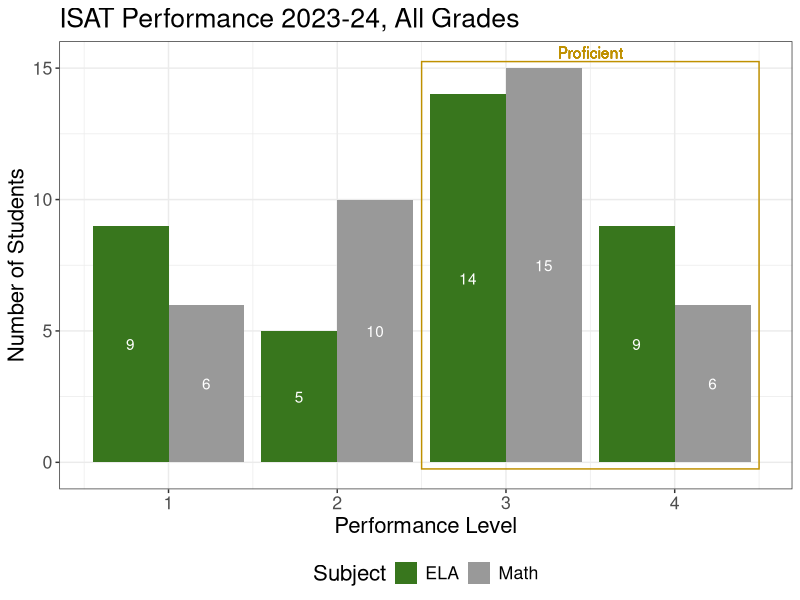

Write R code to recreate this figure.
#==========================================================================================#
# notes:
# purpose:
#==========================================================================================#

#=================================#
# load packages and clear objects #
#=================================#

  # clear objects
  rm(list = ls(pos = ".GlobalEnv"), pos = ".GlobalEnv")

  # turn off scientific notation
  options(scipen = 999)

  # clear log
  cat("\f")

  # load data.table
  library(data.table)
  library(ggplot2)

#===========#
# set parms #
#===========#

  # set export toggle
  p_opt_exp <- F

  # set input directory
  p_dir_in <- ""

  # set export directory
  p_dir_out <- "/Users/jowen/Documents/contract_work/dkdk_getting_smart/data/output/gem_prep/"

#===========#
# load data #
#===========#

  # create dataset since all we had was a dataset
  perf_counts <- data.table(level = c(1:4),
                            ela   = c(9, 5, 14, 9),
                            math  = c(6, 10, 15, 6))

  # melt
  perf_counts_long <- melt.data.table(perf_counts, id.vars = 'level', variable.factor = F, variable.name = 'subject', value.name = 'n_stud')

  # make pretty
  perf_counts_long[subject == 'ela',  subject := "ELA"]
  perf_counts_long[subject == 'math', subject := "Math"]

  # create plot
  plot_perf_levels <- ggplot(perf_counts_long, aes(x = level, y = n_stud, fill = subject)) +

    # make bars, dodge them
    geom_col(position = 'dodge') +

    # add the numbers to the bars
    geom_text(aes(label = n_stud, y = n_stud / 2), position = position_dodge(width = 0.9), color = 'white') +

    # use pie chart colors
    scale_fill_manual(values = c("#38761d", "#999999")) +

    # add a box around the proficient levels
    annotate("rect", xmin = 2.5, xmax = 4.5, ymin = -0.25, ymax = 15.25,
             alpha = 0, color= "#BF9000") +

    # add label
    geom_text(label = 'Proficient', x = 3.5, y = 15.6, color = "#BF9000") +

    # clear background
    theme_bw() +

    # make the text match - doesn't currently work and I'm not sure how important it is to pursue
    theme(text = element_text(size = 16),
          legend.position = 'bottom') +

    # relabel
    labs(x = "Performance Level", y = "Number of Students", fill = "Subject",
         title = "ISAT Performance 2023-24, All Grades")

#=========#
# export #
#========#

  ggsave(filename = "isat_perf_levels.png",
         plot = plot_perf_levels,
         path = p_dir_out,
         width = 8,
         height = 6)
